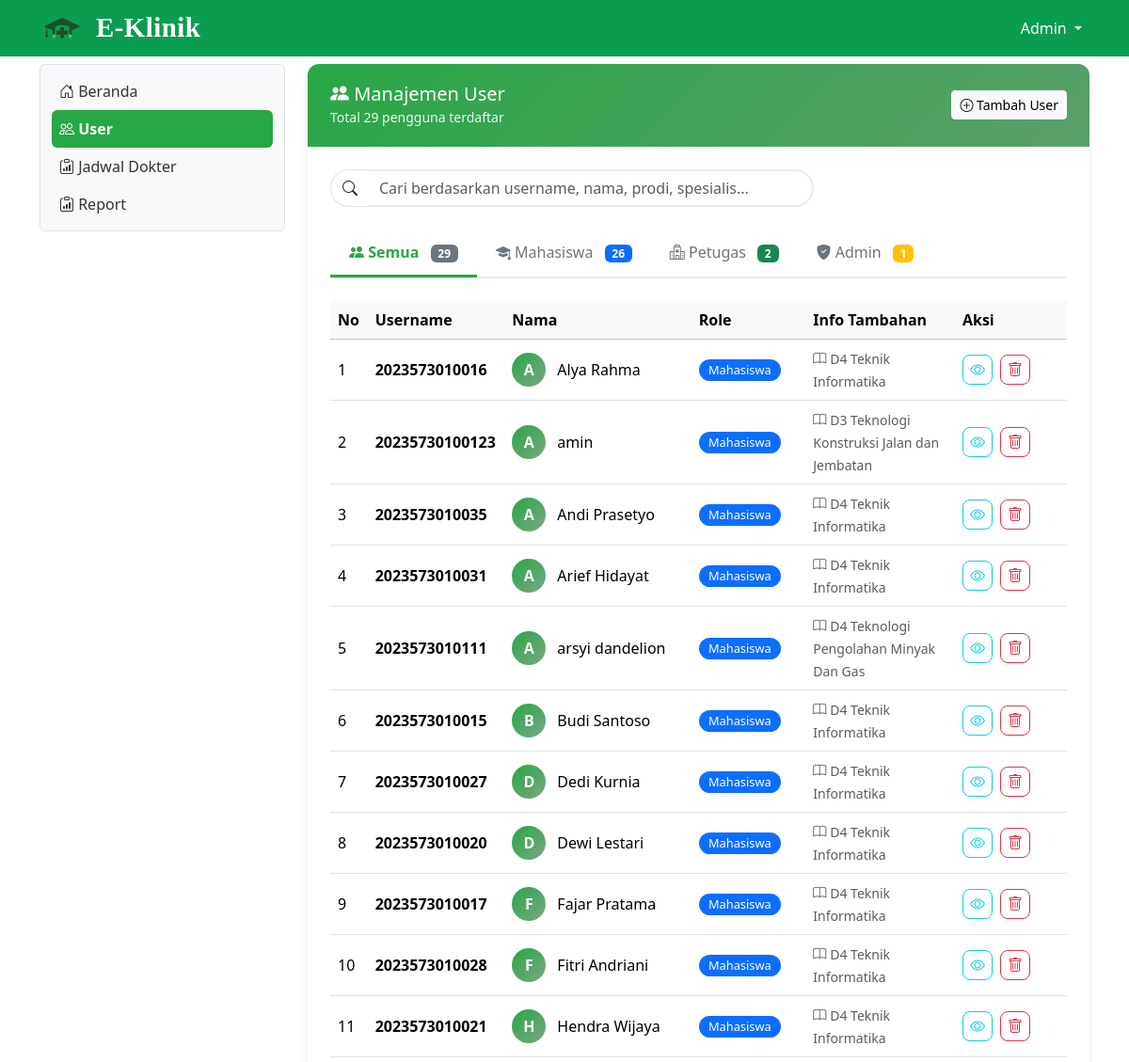
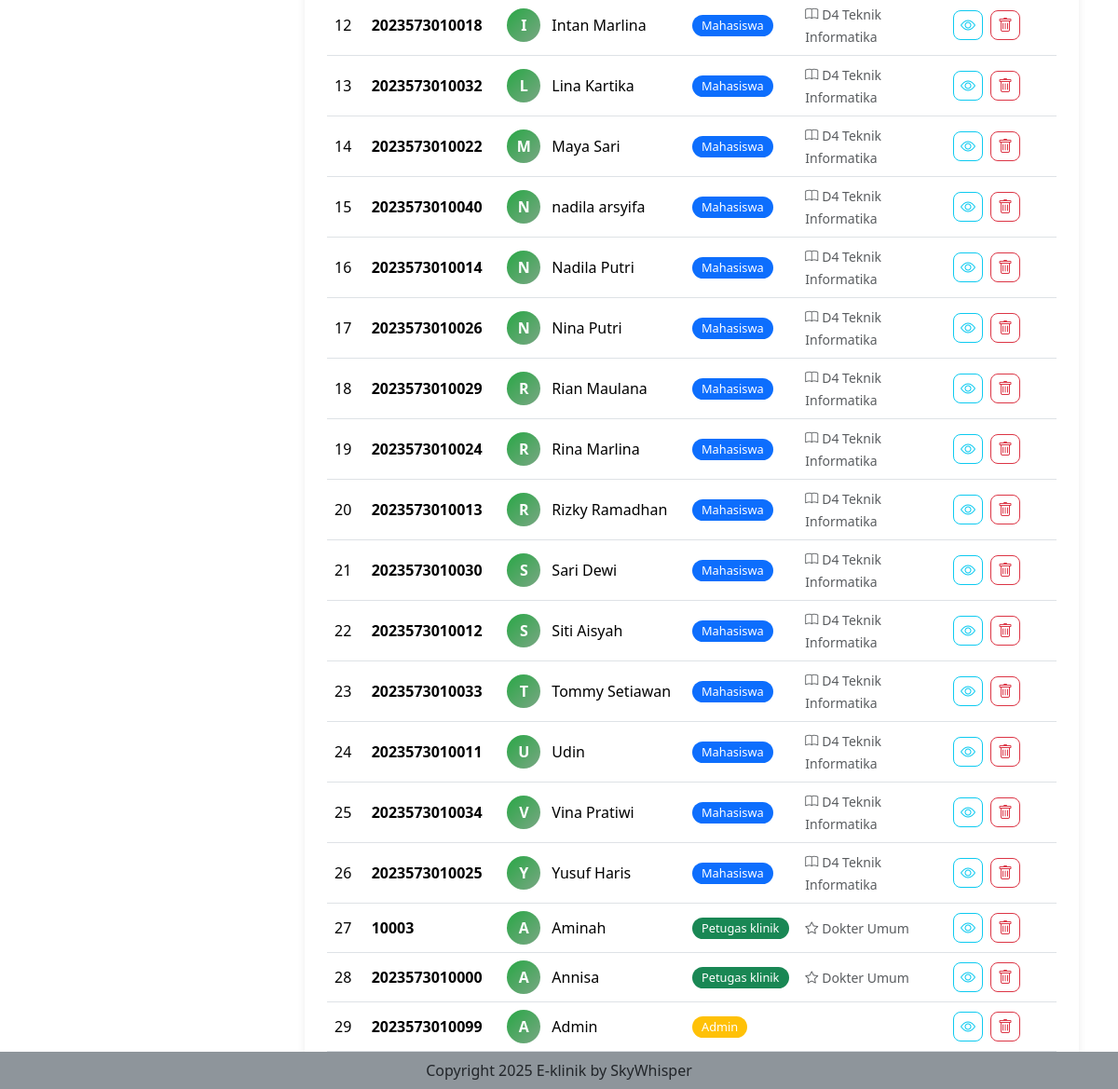
The app's page /user (signed in) with its own data (2 pictures, top to bottom).
### tables this page shows
CREATE TABLE `mahasiswa` (
  `nim` varchar(50) NOT NULL,
  `nama` varchar(100) DEFAULT NULL,
  `jurusan` varchar(100) DEFAULT NULL,
  `prodi` varchar(100) DEFAULT NULL,
  `tgl_lahir` date DEFAULT NULL,
  `jenis_kelamin` enum('Laki-laki','Perempuan') DEFAULT NULL,
  `alamat` text DEFAULT NULL,
  `no_hp` varchar(20) DEFAULT NULL
);

CREATE TABLE `user` (
  `username` varchar(50) NOT NULL,
  `password` varchar(100) NOT NULL,
  `role` enum('admin','petugas klinik','mahasiswa') NOT NULL
);

CREATE TABLE `petugas_klinik` (
  `id_petugas` varchar(50) NOT NULL,
  `nama` varchar(100) DEFAULT NULL,
  `jenis_kelamin` enum('Laki-laki','Perempuan') DEFAULT NULL,
  `spesialis` varchar(100) DEFAULT NULL,
  `no_hp` varchar(20) DEFAULT NULL,
  `alamat` text DEFAULT NULL
);

### user.php (the view, shortened to what this page needs)
<?php
include "proses/connect.php";
$query = mysqli_query($conn, "
 SELECT
    u.username,
    u.role,
    CASE
        WHEN u.role = 'petugas klinik' THEN pk.nama
        WHEN u.role = 'mahasiswa' THEN m.nama
        ELSE 'Admin'
    END AS nama,
    m.jenis_kelamin AS m_jenis_kelamin,
    m.no_hp AS m_no_hp,
    m.alamat AS m_alamat,
    m.jurusan AS jurusan,
    m.prodi AS prodi,
    m.tgl_lahir AS tgl_lahir,
    pk.jenis_kelamin AS pk_jenis_kelamin,
    pk.no_hp AS pk_no_hp,
    pk.alamat AS pk_alamat,
    pk.spesialis AS spesialis
FROM user u
LEFT JOIN petugas_klinik pk ON u.username = pk.id_petugas
LEFT JOIN mahasiswa m ON u.username = m.nim
ORDER BY u.role, nama
");
$users_by_role = [
    'mahasiswa' => [],
    'petugas klinik' => [],
    'admin' => []
];
while ($record = mysqli_fetch_assoc($query)) {
    $users_by_role[$record['role']][] = $record;
}
$count_mahasiswa = count($users_by_role['mahasiswa']);
$count_petugas = count($users_by_role['petugas klinik']);
$count_admin = count($users_by_role['admin']);
$total_users = $count_mahasiswa + $count_petugas + $count_admin;
?>
<div class="col-lg-9 mt-2">
    <div class="card user-card">
        <div class="card-header">
            <div class="d-flex justify-content-between align-items-center">
                <div>
                    <h5 class="mb-0"><i class="bi bi-people-fill"></i> Manajemen User</h5>
                    <small style="opacity: 0.9;">Total <?php echo $total_users; ?> pengguna terdaftar</small>
                </div>
                <button class="btn btn-light btn-sm" data-bs-toggle="modal" data-bs-target="#ModalTambahUser">
                    <i class="bi bi-plus-circle"></i> Tambah User
                </button>
            </div>
        </div>
        <div class="card-body p-4">
            <div class="row mb-4">
                <div class="col-md-8">
                    <div class="input-group">
                        <span class="input-group-text bg-white border-end-0" style="border-radius: 50px 0 0 50px;">
                            <i class="bi bi-search"></i>
                        </span>
                        <input type="text" class="form-control search-box border-start-0" id="searchInput"
                               placeholder="Cari berdasarkan username, nama, prodi, spesialis..."
                               style="border-radius: 0 50px 50px 0;">
                    </div>
                </div>
                <div class="col-md-4 text-end mt-2 mt-md-0">
                </div>
            </div>
            <ul class="nav nav-tabs mb-4" id="userTabs" role="tablist">
                <li class="nav-item" role="presentation">
                    <button class="nav-link active" id="all-tab" data-bs-toggle="tab" data-bs-target="#all" type="button">
                        <i class="bi bi-people-fill"></i> Semua
                        <span class="badge bg-secondary badge-count"><?php echo $total_users; ?></span>
                    </button>
                </li>
                <li class="nav-item" role="presentation">
                    <button class="nav-link" id="mahasiswa-tab" data-bs-toggle="tab" data-bs-target="#mahasiswa" type="button">
                        <i class="bi bi-mortarboard-fill"></i> Mahasiswa
                        <span class="badge bg-primary badge-count"><?php echo $count_mahasiswa; ?></span>
                    </button>
                </li>
                <li class="nav-item" role="presentation">
                    <button class="nav-link" id="petugas-tab" data-bs-toggle="tab" data-bs-target="#petugas" type="button">
                        <i class="bi bi-hospital"></i> Petugas
                        <span class="badge bg-success badge-count"><?php echo $count_petugas; ?></span>
                    </button>
                </li>
                <li class="nav-item" role="presentation">
                    <button class="nav-link" id="admin-tab" data-bs-toggle="tab" data-bs-target="#admin" type="button">
                        <i class="bi bi-shield-fill-check"></i> Admin
                        <span class="badge bg-warning badge-count"><?php echo $count_admin; ?></span>
                    </button>
                </li>
            </ul>
            <div class="tab-content" id="userTabsContent">
                <div class="tab-pane fade show active" id="all" role="tabpanel">
                    <?php
                    $all_users = array_merge($users_by_role['mahasiswa'], $users_by_role['petugas klinik'], $users_by_role['admin']);
                    renderUserTable($all_users, true);
                    ?>
                </div>
            </div>
        </div>
    </div>
</div>
<?php
function renderUserTable($users, $showRole = true, $roleFilter = null) {
    $role_color = [
        'mahasiswa' => 'primary',
        'petugas klinik' => 'success',
        'admin' => 'warning'
    ];
    ?>
    <div class="table-responsive">
        <table class="table table-hover align-middle">
            <thead class="table-light">
                <tr>
                    <th width="5%">No</th>
                    <th width="15%">Username</th>
                    <th width="25%">Nama</th>
                    <?php if ($showRole): ?>
                    <th width="15%">Role</th>
                    <?php endif; ?>
                    <th width="20%">Info Tambahan</th>
                    <th width="15%">Aksi</th>
                </tr>
            </thead>
            <tbody>
                <?php
                $no = 1;
                foreach ($users as $row):
                    $badge_color = $role_color[$row['role']] ?? 'secondary';
                    $initial = strtoupper(substr($row['nama'], 0, 1));
                    $extra_info = '';
                    if ($row['role'] == 'mahasiswa') {
                        $extra_info = '<small class="text-muted"><i class="bi bi-book me-1"></i>' . ($row['prodi'] ?? '-') . '</small>';
                    } elseif ($row['role'] == 'petugas klinik') {
                        $extra_info = '<small class="text-muted"><i class="bi bi-star me-1"></i>' . ($row['spesialis'] ?? '-') . '</small>';
                    }
                ?>
                <tr>
                    <td><?php echo $no++; ?></td>
                    <td><strong><?php echo $row['username']; ?></strong></td>
                    <td>
                        <div class="d-flex align-items-center">
                            <span class="user-avatar"><?php echo $initial; ?></span>
                            <span><?php echo $row['nama']; ?></span>
                        </div>
                    </td>
                    <?php if ($showRole): ?>
                    <td>
                        <span class="badge bg-<?php echo $badge_color; ?> role-badge">
                            <?php echo ucfirst($row['role']); ?>
                        </span>
                    </td>
                    <?php endif; ?>
                    <td><?php echo $extra_info; ?></td>
                    <td>
                        <button class="btn btn-outline-info btn-action me-1" data-bs-toggle="modal"
                                data-bs-target="#ModalView_<?php echo $row['username']; ?>" title="Lihat Detail">
                            <i class="bi bi-eye"></i>
                        </button>
                        <button class="btn btn-outline-danger btn-action" data-bs-toggle="modal"
                                data-bs-target="#ModalDeleteUser_<?php echo $row['username']; ?>" title="Hapus">
                            <i class="bi bi-trash"></i>
                        </button>
                    </td>
                </tr>
                <?php endforeach; ?>
            </tbody>
        </table>
    </div>
    <?php
}
?>

### assets/css/style.css (style rules this page uses)
body { height: 100%; }

### user.php (style rules this page uses)
.user-card { border-radius: 12px; box-shadow: 0 2px 8px rgba(0,0,0,0.08); border: none; overflow: hidden; }
.user-card .card-header { background: linear-gradient(135deg, #28a745 0%, #5a9f6aff 100%); color: white; padding: 1.25rem 1.5rem; border: none; }
.badge-count { font-size: 0.75rem; padding: 0.3em 0.65em; margin-left: 0.5rem; }
.nav-tabs { border-bottom: 2px solid #e9ecef; }
.nav-tabs .nav-link { color: #6c757d; font-weight: 500; border: none; padding: 0.75rem 1.25rem; transition: all 0.3s; }
.nav-tabs .nav-link.active { color: #28a745; font-weight: 600; background: white; border-bottom: 3px solid #28a745; }
.role-badge { font-size: 0.8rem; padding: 0.4em 0.8em; border-radius: 20px; font-weight: 500; }
.user-avatar { width: 36px; height: 36px; border-radius: 50%; background: linear-gradient(135deg, #28a745 0%, #7aa784ff 100%); display: inline-flex; align-items: center; justify-content: center; color: white; font-weight: 600; margin-right: 0.75rem; }
.search-box { border-radius: 50px; border: 2px solid #e9ecef; transition: all 0.3s; }
.btn-action { width: 32px; height: 32px; padding: 0; border-radius: 8px; display: inline-flex; align-items: center; justify-content: center; transition: all 0.3s; }
.table-hover tbody tr { transition: all 0.3s; }

### records on screen
mahasiswa: nim.username "2023573010016", initial "A", nama "Alya Rahma", nim.role "Mahasiswa", prodi "D4 Teknik Informatika"
mahasiswa: nim.username "20235730100123", initial "A", nama "amin", nim.role "Mahasiswa", prodi "D3 Teknologi Konstruksi Jalan dan Jembatan"
mahasiswa: nim.username "2023573010035", initial "A", nama "Andi Prasetyo", nim.role "Mahasiswa", prodi "D4 Teknik Informatika"
mahasiswa: nim.username "2023573010031", initial "A", nama "Arief Hidayat", nim.role "Mahasiswa", prodi "D4 Teknik Informatika"
mahasiswa: nim.username "2023573010111", initial "A", nama "arsyi dandelion", nim.role "Mahasiswa", prodi "D4 Teknologi Pengolahan Minyak Dan Gas"
mahasiswa: nim.username "2023573010015", initial "B", nama "Budi Santoso", nim.role "Mahasiswa", prodi "D4 Teknik Informatika"
mahasiswa: nim.username "2023573010027", initial "D", nama "Dedi Kurnia", nim.role "Mahasiswa", prodi "D4 Teknik Informatika"
mahasiswa: nim.username "2023573010020", initial "D", nama "Dewi Lestari", nim.role "Mahasiswa", prodi "D4 Teknik Informatika"
mahasiswa: nim.username "2023573010017", initial "F", nama "Fajar Pratama", nim.role "Mahasiswa", prodi "D4 Teknik Informatika"
mahasiswa: nim.username "2023573010028", initial "F", nama "Fitri Andriani", nim.role "Mahasiswa", prodi "D4 Teknik Informatika"
mahasiswa: nim.username "2023573010021", initial "H", nama "Hendra Wijaya", nim.role "Mahasiswa", prodi "D4 Teknik Informatika"
mahasiswa: nim.username "2023573010018", initial "I", nama "Intan Marlina", nim.role "Mahasiswa", prodi "D4 Teknik Informatika"
mahasiswa: nim.username "2023573010032", initial "L", nama "Lina Kartika", nim.role "Mahasiswa", prodi "D4 Teknik Informatika"
mahasiswa: nim.username "2023573010022", initial "M", nama "Maya Sari", nim.role "Mahasiswa", prodi "D4 Teknik Informatika"
mahasiswa: nim.username "2023573010040", initial "N", nama "nadila arsyifa", nim.role "Mahasiswa", prodi "D4 Teknik Informatika"
mahasiswa: nim.username "2023573010014", initial "N", nama "Nadila Putri", nim.role "Mahasiswa", prodi "D4 Teknik Informatika"
mahasiswa: nim.username "2023573010026", initial "N", nama "Nina Putri", nim.role "Mahasiswa", prodi "D4 Teknik Informatika"
mahasiswa: nim.username "2023573010029", initial "R", nama "Rian Maulana", nim.role "Mahasiswa", prodi "D4 Teknik Informatika"
mahasiswa: nim.username "2023573010024", initial "R", nama "Rina Marlina", nim.role "Mahasiswa", prodi "D4 Teknik Informatika"
mahasiswa: nim.username "2023573010013", initial "R", nama "Rizky Ramadhan", nim.role "Mahasiswa", prodi "D4 Teknik Informatika"
mahasiswa: nim.username "2023573010030", initial "S", nama "Sari Dewi", nim.role "Mahasiswa", prodi "D4 Teknik Informatika"
mahasiswa: nim.username "2023573010012", initial "S", nama "Siti Aisyah", nim.role "Mahasiswa", prodi "D4 Teknik Informatika"
mahasiswa: nim.username "2023573010033", initial "T", nama "Tommy Setiawan", nim.role "Mahasiswa", prodi "D4 Teknik Informatika"
mahasiswa: nim.username "2023573010011", initial "U", nama "Udin", nim.role "Mahasiswa", prodi "D4 Teknik Informatika"
mahasiswa: nim.username "2023573010034", initial "V", nama "Vina Pratiwi", nim.role "Mahasiswa", prodi "D4 Teknik Informatika"
mahasiswa: nim.username "2023573010025", initial "Y", nama "Yusuf Haris", nim.role "Mahasiswa", prodi "D4 Teknik Informatika"
petugas_klinik: id_petugas.username "10003", initial "A", nama "Aminah", id_petugas.role "Petugas klinik", spesialis "Dokter Umum"
petugas_klinik: id_petugas.username "2023573010000", initial "A", nama "Annisa", id_petugas.role "Petugas klinik", spesialis "Dokter Umum"
user: username "2023573010099", initial "A", nama "Admin", role "Admin"

### other values on screen
$_SESSION['nama_eklinik'] "Admin"
$total_users "29"
$count_mahasiswa "26"
$count_petugas "2"
$count_admin "1"
